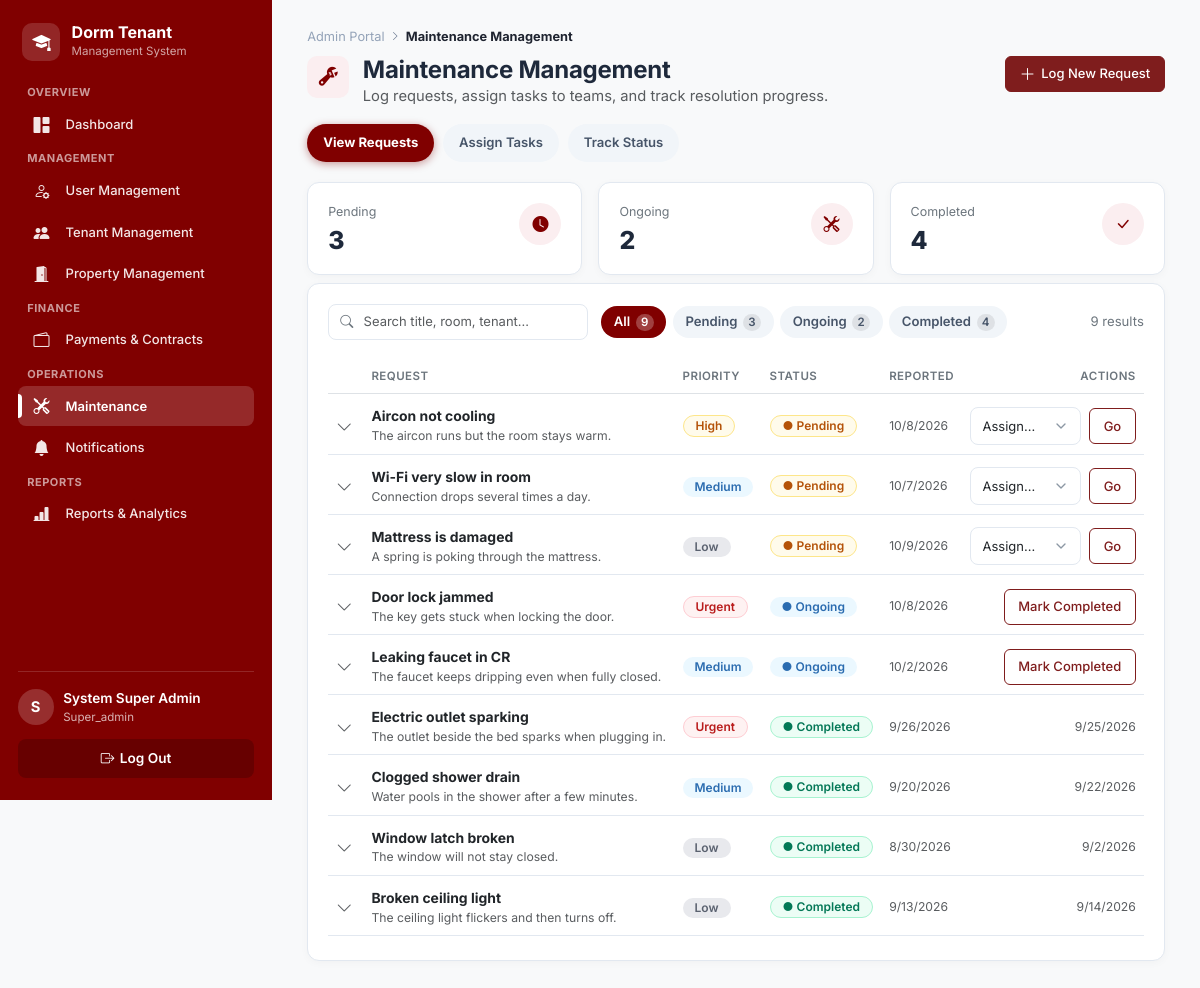
The app's page /admin/maintenance.php (signed in) with its own data.
### tables this page shows
CREATE TABLE maintenance_requests (
  maintenance_id    INT UNSIGNED AUTO_INCREMENT PRIMARY KEY,
  tenant_id         INT UNSIGNED NOT NULL,
  room_id           INT UNSIGNED NOT NULL,
  issue_title       VARCHAR(100) NOT NULL,
  issue_description TEXT,
  priority_level    ENUM('Low','Medium','High','Urgent') NOT NULL DEFAULT 'Medium',
  status            ENUM('Pending','Ongoing','Completed') NOT NULL DEFAULT 'Pending',
  is_resolved       BOOLEAN NOT NULL DEFAULT FALSE,
  assigned_to       VARCHAR(100) DEFAULT NULL,    
  photo_file        VARCHAR(255) DEFAULT NULL,
  date_submitted    TIMESTAMP NOT NULL DEFAULT CURRENT_TIMESTAMP,
  date_resolved     DATE DEFAULT NULL,
  updated_at        TIMESTAMP NULL DEFAULT NULL ON UPDATE CURRENT_TIMESTAMP,
  CONSTRAINT fk_maint_tenant FOREIGN KEY (tenant_id) REFERENCES tenants(tenant_id) ON DELETE CASCADE,
  CONSTRAINT fk_maint_room   FOREIGN KEY (room_id)   REFERENCES dorm_rooms(room_id),
  INDEX idx_maint_status (status),
  INDEX idx_maint_priority (priority_level)
);

### includes/functions.php (called while the page is built, shortened)
<?php
function clean(?string $value): string
{
    return htmlspecialchars(trim($value ?? ''), ENT_QUOTES, 'UTF-8');
}
function str_input(array $source, string $key, string $default = '', bool $trimIt = true): string
{
    $value = $source[$key] ?? $default;
    return $trimIt ? trim($value) : $value;
}
function paginate(PDO $db, string $baseSql, string $countSql, array $params = [], int $perPage = 12): array
{
    $countStmt = $db->prepare($countSql);
    $countStmt->execute($params);
    $total = (int) $countStmt->fetch()['c'];
    $totalPages = max(1, (int) ceil($total / $perPage));
    $page = max(1, min($totalPages, (int) ($_GET['page'] ?? 1)));
    $offset = ($page - 1) * $perPage;
    $stmt = $db->prepare($baseSql . " LIMIT {$perPage} OFFSET {$offset}");
    $stmt->execute($params);
    return ['rows' => $stmt->fetchAll(), 'page' => $page, 'totalPages' => $totalPages, 'total' => $total];
}
function status_badge_class(string $status): string
{
    $map = [
        'Active'      => 'info',
        'Paid'        => 'success',
        'Approved'    => 'success',
        'Completed'   => 'success',
        'Available'   => 'success',
        'Pending'     => 'warning',
        'Ongoing'     => 'info',
        'Reserved'    => 'info',
        'Expiring Soon' => 'warning',
        'Overdue'     => 'danger',
        'Failed'      => 'danger',
        'Evicted'     => 'danger',
        'Rejected'    => 'danger',
        'Expired'     => 'danger',
        'Terminated'  => 'danger',
        'Occupied'    => 'secondary',
        'Checked Out' => 'secondary',
        'Under Maintenance' => 'secondary',
    ];
    return $map[$status] ?? 'secondary';
}

### admin/maintenance.php (the view, shortened to what this page needs)
<?php
$db = get_db();
$search = str_input($_GET, 'q');
$statusFilter = $_GET['status'] ?? 'all';
$where = [];
$params = [];
$whereSql = $where ? 'WHERE ' . implode(' AND ', $where) : '';
$statusCounts = ['Pending' => 0, 'Ongoing' => 0, 'Completed' => 0];
foreach ($db->query("SELECT status, COUNT(*) c FROM maintenance_requests GROUP BY status") as $row) {
    $statusCounts[$row['status']] = (int) $row['c'];
}
$totalCount = array_sum($statusCounts);
$result = paginate(
    $db,
    "SELECT m.*, u.first_name, u.last_name, r.room_number
     FROM maintenance_requests m
     JOIN tenants t ON t.tenant_id = m.tenant_id
     JOIN users u ON u.user_id = t.user_id
     JOIN dorm_rooms r ON r.room_id = m.room_id
     $whereSql
     ORDER BY FIELD(m.status,'Pending','Ongoing','Completed'), FIELD(m.priority_level,'Urgent','High','Medium','Low'), m.date_submitted ASC",
    "SELECT COUNT(*) c FROM maintenance_requests m
     JOIN tenants t ON t.tenant_id = m.tenant_id
     JOIN users u ON u.user_id = t.user_id
     JOIN dorm_rooms r ON r.room_id = m.room_id
     $whereSql",
    $params,
    10
);
$requests = $result['rows'];
include __DIR__ . '/../includes/header.php';
require_once __DIR__ . '/../includes/module_tabs.php';
require_once __DIR__ . '/../includes/page_header.php';
$statusPills = ['all' => 'All', 'Pending' => 'Pending', 'Ongoing' => 'Ongoing', 'Completed' => 'Completed'];
$priorityBadge = ['Urgent' => 'danger', 'High' => 'warning', 'Medium' => 'info', 'Low' => 'secondary'];
?>
<div class="stat-grid stat-grid-3">
  <div class="stat-card"><div class="stat-card-body"><div class="stat-label">Pending</div><div class="stat-value"><?= $statusCounts['Pending'] ?></div></div><div class="stat-icon stat-icon-outline"><i class="bi bi-clock-fill"></i></div></div>
  <div class="stat-card"><div class="stat-card-body"><div class="stat-label">Ongoing</div><div class="stat-value"><?= $statusCounts['Ongoing'] ?></div></div><div class="stat-icon stat-icon-outline"><i class="bi bi-tools"></i></div></div>
  <div class="stat-card"><div class="stat-card-body"><div class="stat-label">Completed</div><div class="stat-value"><?= $statusCounts['Completed'] ?></div></div><div class="stat-icon stat-icon-outline"><i class="bi bi-check-lg"></i></div></div>
</div>
<div class="panel mt-2 anchor-target" id="maintenance-requests">
  <div class="filter-toolbar">
    <form class="search-box" method="get">
      <input type="search" name="q" value="<?= clean($search) ?>" placeholder="Search title, room, tenant…" class="form-control form-control-sm">
    </form>
    <div class="filter-pills">
      <?php foreach ($statusPills as $key => $label):
          $count = $key === 'all' ? $totalCount : $statusCounts[$key];
          $qs = http_build_query(array_filter(['status' => $key === 'all' ? null : $key, 'q' => $search ?: null]));
      ?>
        <a href="?<?= $qs ?>" class="filter-pill <?= $statusFilter === $key ? 'active' : '' ?>"><?= clean($label) ?> <span class="pill-count"><?= $count ?></span></a>
      <?php endforeach; ?>
    </div>
    <span class="filter-result-count"><?= $result['total'] ?> result<?= $result['total'] === 1 ? '' : 's' ?></span>
  </div>
  <?php if (!$requests): ?>
    <p class="text-muted text-center py-4">No maintenance requests found.</p>
  <?php else: ?>
  <div class="table-responsive">
    <table class="table app-table table-maintenance align-middle">
      <thead><tr><th class="maintenance-expand-column" aria-label="Expand"></th><th>Request</th><th>Priority</th><th>Status</th><th>Reported</th><th class="text-end">Actions</th></tr></thead>
      <tbody>
      <?php foreach ($requests as $m): ?>
        <tr class="main-row clickable-row" role="button" data-bs-toggle="collapse" data-bs-target="#details-<?= $m['maintenance_id'] ?>" aria-controls="details-<?= $m['maintenance_id'] ?>" aria-expanded="false">
          <td class="text-center maintenance-expand-column"><i class="bi bi-chevron-down toggle-icon text-muted" aria-hidden="true"></i></td>
          <td><div class="fw-bold text-dark"><?= clean($m['issue_title']) ?></div><div class="text-muted small"><?= clean(mb_strimwidth($m['issue_description'], 0, 60, '…')) ?></div></td>
          <td><span class="badge maintenance-badge badge-<?= $priorityBadge[$m['priority_level']] ?? 'secondary' ?>"><?= clean($m['priority_level']) ?></span></td>
          <td><span class="badge maintenance-badge badge-<?= status_badge_class($m['status']) ?>">● <?= clean($m['status']) ?></span></td>
          <td class="small text-muted"><?= clean(date('n/j/Y', strtotime($m['date_submitted']))) ?></td>
          <td class="text-end" onclick="event.stopPropagation();" onmousedown="event.stopPropagation();" onfocus="event.stopPropagation();">
            <div class="d-flex justify-content-end gap-2 flex-wrap align-items-center">
              <?php if ($m['status'] === 'Pending'): ?>
                <form method="POST" action="maintenance.php" class="d-inline-flex align-items-center m-0" onclick="event.stopPropagation();" onmousedown="event.stopPropagation();">
                  <div class="input-group maintenance-assign-group">
                    <button type="submit" class="btn btn-action-outline" onclick="event.stopPropagation();" onmousedown="event.stopPropagation();">Go</button>
                  </div>
                </form>
              <?php elseif ($m['status'] === 'Ongoing'): ?>
                <form method="post" class="d-inline" onclick="event.stopPropagation();" onmousedown="event.stopPropagation();"><button type="submit" class="btn btn-sm btn-action-outline" onclick="event.stopPropagation();" onmousedown="event.stopPropagation();">Mark Completed</button></form>
              <?php else: ?>
                <span class="text-muted small"><?= $m['date_resolved'] ? clean(date('n/j/Y', strtotime($m['date_resolved']))) : '—' ?></span>
              <?php endif; ?>
            </div>
          </td>
        </tr>
      <?php endforeach; ?>
      </tbody>
    </table>
  </div>
  <?php endif; ?>
</div>
<?php include __DIR__ . '/../includes/footer.php'; ?>

### records on screen
maintenance_requests: issue_title "Aircon not cooling", issue_description "The aircon runs but the room stays warm.", priority_level "High", status "Pending", date_submitted "10/8/2026"
maintenance_requests: issue_title "Wi-Fi very slow in room", issue_description "Connection drops several times a day.", priority_level "Medium", status "Pending", date_submitted "10/7/2026"
maintenance_requests: issue_title "Mattress is damaged", issue_description "A spring is poking through the mattress.", priority_level "Low", status "Pending", date_submitted "10/9/2026"
maintenance_requests: issue_title "Door lock jammed", issue_description "The key gets stuck when locking the door.", priority_level "Urgent", status "Ongoing", date_submitted "10/8/2026"
maintenance_requests: issue_title "Leaking faucet in CR", issue_description "The faucet keeps dripping even when fully closed.", priority_level "Medium", status "Ongoing", date_submitted "10/2/2026"
maintenance_requests: issue_title "Electric outlet sparking", issue_description "The outlet beside the bed sparks when plugging in.", priority_level "Urgent", status "Completed", date_submitted "9/26/2026", date_resolved "9/25/2026"
maintenance_requests: issue_title "Clogged shower drain", issue_description "Water pools in the shower after a few minutes.", priority_level "Medium", status "Completed", date_submitted "9/20/2026", date_resolved "9/22/2026"
maintenance_requests: issue_title "Window latch broken", issue_description "The window will not stay closed.", priority_level "Low", status "Completed", date_submitted "8/30/2026", date_resolved "9/2/2026"
maintenance_requests: issue_title "Broken ceiling light", issue_description "The ceiling light flickers and then turns off.", priority_level "Low", status "Completed", date_submitted "9/13/2026", date_resolved "9/14/2026"

### other values on screen
$sectionLabels[$index] "MANAGEMENT"
$label "User Management"
$label "Tenant Management"
$label "Property Management"
$sectionLabels[$index] "FINANCE"
$label "Payments & Contracts"
$sectionLabels[$index] "OPERATIONS"
$label "Maintenance"
$label "Notifications"
$sectionLabels[$index] "REPORTS"
$label "Reports & Analytics"
substr($_SESSION['first_name'] ?? '?', 0, 1) "S"
$role "Super_admin"
$portalLabel "Admin Portal"
$title "Maintenance Management"
